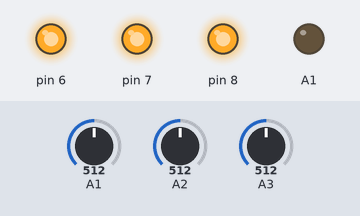
A sketch run on a simulated Arduino Uno, built with avr-gcc and run on an emulated ATmega328P. On the bench: output pins drawn as LEDs (lit = HIGH). Inputs (shaded band) come from the test bench; at power-on: A1 = 512, A2 = 512, A3 = 512. What the sketch prints to the serial monitor is not drawn.

Above: at 0.2 s.
Timing chart, 0 to 1.7 s (numbered marks = the images above):
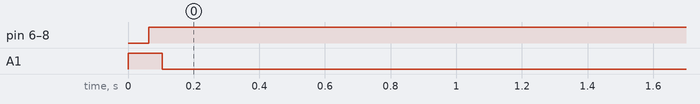

Measured:
- by itself, pin 6–8: LOW → HIGH at 0.06 s
- by itself, A1: HIGH → LOW at 0.10 s

The sketch:

Arduino_Transistor_Tester.ino
```cpp
void setup() {
  Serial.begin(115200);


  pinMode(A1, OUTPUT);
  pinMode(A2, INPUT);
  pinMode(A3, INPUT);

  pinMode(8, OUTPUT);
  pinMode(7, OUTPUT);
  pinMode(6, OUTPUT);

  analogWrite(A1, 1023);

  digitalWrite(8, LOW);
  digitalWrite(7, LOW);
  digitalWrite(6, LOW);


}

boolean flag = true;
int count = 15;

int pinA = 0;
int pinB = 0;

int pinVal[6][4];

int score[2];
int sub_score = 0;

void loop() {

  if(flag){
    Serial.println("");

    transistorDetect("positive");
    transistorDetect("negative");
    Serial.println("=================================");

  }

}

void transistorDetect(String mode){

  if(mode == "positive"){


    Serial.println("===== POSITIVE TEST (NPN) =====");
    Serial.println("");

    for(int i = 0; i < count; i++){

      pinA = analogRead(A2);
      pinB = analogRead(A3);


      Serial.print(" + | ");
      Serial.print(pinA);
      Serial.print(" | ");
      Serial.println(pinB);

      pinVal[0][0] = pinVal[0][0] + pinA;
      pinVal[0][1] = pinVal[0][1] + pinB;


    }

    Serial.println("");


    pinMode(A1, INPUT);
    pinMode(A2, OUTPUT);
    pinMode(A3, INPUT);

    analogWrite(A2, 1023);

    for(int i = 0; i < count; i++){

      pinA = analogRead(A1);
      pinB = analogRead(A3);


      Serial.print(" ");
      Serial.print(pinA);
      Serial.print(" | + | ");
      Serial.println(pinB);

      pinVal[1][0] = pinVal[1][0] + pinA;
      pinVal[1][1] = pinVal[1][1] + pinB;

    }

    Serial.println("");

    pinMode(A1, INPUT);
    pinMode(A2, INPUT);
    pinMode(A3, OUTPUT);

    analogWrite(A3, 1023);

    for(int i = 0; i < count; i++){

      pinA = analogRead(A1);
      pinB = analogRead(A2);

      Serial.print(" ");
      Serial.print(pinA);
      Serial.print(" | ");
      Serial.print(pinB);
      Serial.println(" | +");

      pinVal[2][0] = pinVal[2][0] + pinA;
      pinVal[2][1] = pinVal[2][1] + pinB;

    }

    Serial.println("");

    pinMode(A1, OUTPUT);
    pinMode(A2, INPUT);
    pinMode(A3, INPUT);

    analogWrite(A1, 1023);

  }else if(mode == "negative"){


    Serial.println("===== NEGATIVE TEST (PNP) =====");
    Serial.println("");

    pinMode(8, OUTPUT);
    pinMode(7, OUTPUT);
    pinMode(6, OUTPUT);

    digitalWrite(8, HIGH);
    digitalWrite(7, HIGH);
    digitalWrite(6, HIGH);

//=====================================


    pinMode(A1, INPUT);
    pinMode(A2, INPUT);
    pinMode(A3, OUTPUT);

    analogWrite(A3, 0);

    for(int i = 0; i < count; i++){


      pinA = analogRead(A1);
      pinB = analogRead(A2);


      Serial.print(" ");
      Serial.print(1023 - pinA);
      Serial.print(" | ");
      Serial.print(1023 - pinB);
      Serial.println(" | -");

      pinVal[3][0] = pinVal[3][0] + (1023 - pinA);
      pinVal[3][1] = pinVal[3][1] + (1023 - pinB);


    }

    Serial.println("");

//=====================================

    pinMode(A1, INPUT);
    pinMode(A2, OUTPUT);
    pinMode(A3, INPUT);

    analogWrite(A2, 0);

    for(int i = 0; i < count; i++){

      pinA = analogRead(A1);
      pinB = analogRead(A3);


      Serial.print(" ");
      Serial.print(1023 - pinA);
      Serial.print(" | - | ");
      Serial.println(1023 - pinB);

      pinVal[4][0] = pinVal[4][0] + (1023 - pinA);
      pinVal[4][1] = pinVal[4][1] + (1023 - pinB);

    }

    Serial.println("");


//=====================================


    pinMode(A1, OUTPUT);
    pinMode(A2, INPUT);
    pinMode(A3, INPUT);

    analogWrite(A1, 0);

    for(int i = 0; i < count; i++){


      pinA = analogRead(A2);
      pinB = analogRead(A3);


      Serial.print(" - | ");
      Serial.print(1023 - pinA);
      Serial.print(" | ");
      Serial.println(1023 - pinB);

      pinVal[5][0] = pinVal[5][0] + (1023 - pinA);
      pinVal[5][1] = pinVal[5][1] + (1023 - pinB);

    }

    Serial.println("");
    Serial.println("=================================");

    checkType();


    pinMode(A1, OUTPUT);
    pinMode(A2, INPUT);
    pinMode(A3, INPUT);

    analogWrite(A1, 0);

  }

  flag = false;


}

void checkType(){

    score[0] = 0;
    score[1] = 0;

    Serial.println("Transistor info:");
    Serial.println("");


    for(int a = 0; a < 6; a++){
      for(int b = 0; b < 2; b++){

        if(pinVal[a][b] > 1500){
          if(a < 3){
            score[0]++;
          }else{
            score[1]++;
          }
        }

      }
    }

    if((score[0] + score[1]) == 6){
      if((score[0] == 2) && (score[1] == 4)){
        Serial.println("  Type: NPN");
        CheckPinouts(0);
      }else if((score[0] == 4) && (score[1] == 2)){
        Serial.println("  Type: PNP");
        CheckPinouts(1);
      }else{
        Serial.println("  Unknown Transistor!");
      }
    }else{
      Serial.println("  Bad Transistor!");
    }

}

void CheckPinouts(int tType){

  int pins;

  if(tType == 0){

    if((pinVal[0][0] + pinVal[0][1]) > 400){
      if(pinVal[0][0] > pinVal[0][1]){
        pins = 0;
      }else{
        pins = 1;
      }
    }else if((pinVal[1][0] + pinVal[1][1]) > 400){
      if(pinVal[1][0] > pinVal[1][1]){
        pins = 2;
      }else{
        pins = 3;
      }
    }else if((pinVal[2][0] + pinVal[2][1]) > 400){
      if(pinVal[2][0] > pinVal[2][1]){
        pins = 4;
      }else{
        pins = 5;

      }
    }else{
      Serial.println("  Uncnown");
    }


  }else if(tType == 1){


    if((pinVal[3][0] + pinVal[3][1]) > 400){
      if(pinVal[3][0] > pinVal[3][1]){
        pins = 4;
      }else{
        pins = 5;
      }
    }else if((pinVal[4][0] + pinVal[4][1]) > 400){
      if(pinVal[4][0] > pinVal[4][1]){
        pins = 2;
      }else{
        pins = 3;
      }
    }else if((pinVal[5][0] + pinVal[5][1]) > 400){
      Serial.println("  Pin 1 - Base");
      if(pinVal[5][0] > pinVal[5][1]){
        pins = 0;
      }else{
        pins = 1;
      }
    }else{
      Serial.println("Uncnown");
    }

  }

  if(pins == 0){
      Serial.println("  Pin 1 - Base (100%)");
      Serial.println("  Pin 2 - Collector");
      Serial.println("  Pin 3 - Emitter");
  }else if(pins == 1){
      Serial.println("  Pin 1 - Base (100%)");
      Serial.println("  Pin 2 - Emitter");
      Serial.println("  Pin 3 - Collector");
  }else if(pins == 2){
      Serial.println("  Pin 1 - Collector");
      Serial.println("  Pin 2 - Base (100%)");
      Serial.println("  Pin 3 - Emitter");
  }else if(pins == 3){
      Serial.println("  Pin 1 - Emitter");
      Serial.println("  Pin 2 - Base (100%)");
      Serial.println("  Pin 3 - Collector");
  }else if(pins == 4){
      Serial.println("  Pin 1 - Collector");
      Serial.println("  Pin 2 - Emitter");
      Serial.println("  Pin 3 - Base (100%)");
  }else if(pins == 5){
      Serial.println("  Pin 1 - Emitter");
      Serial.println("  Pin 2 - Collector");
      Serial.println("  Pin 3 - Base (100%)");
  }

  Serial.println("");

}
```
